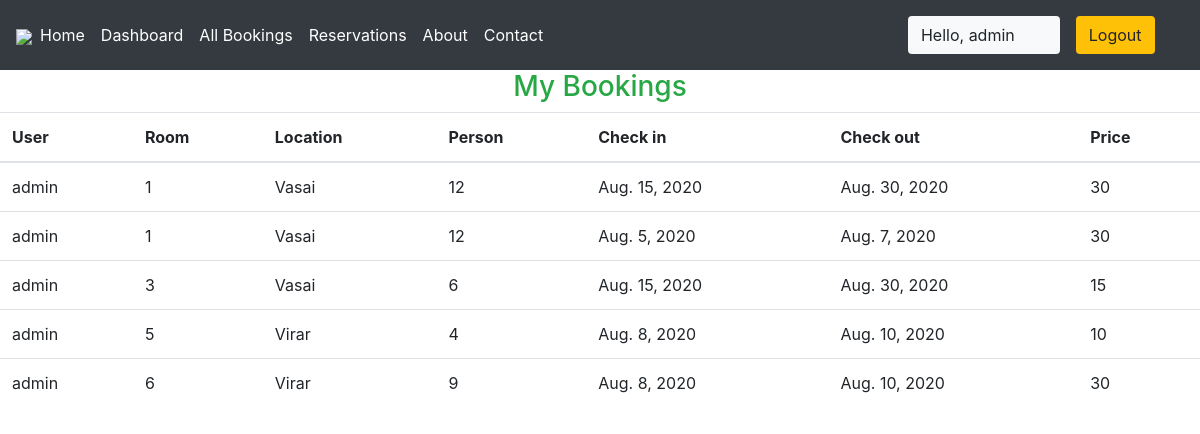
/user/bookings (signed in), run on the app's committed database.
### krishna/models.py (models this page shows, shortened)
class Reservation(models.Model):
    check_in = models.DateField(auto_now =False)
    check_out = models.DateField()
    room = models.ForeignKey(Rooms, on_delete = models.CASCADE)
    guest = models.ForeignKey(User, on_delete= models.CASCADE)
    booking_id = models.CharField(max_length=100,default="null")

class Rooms(models.Model):
    ROOM_STATUS = (
    ("1", "available"),
    ("2", "not available"),
    )
    ROOM_TYPE = (
    ("1", "Large Table"),
    ("2", "Medium Table"),
    ("3","Couple Tables"),
    )
    room_type = models.CharField(max_length=50,choices = ROOM_TYPE)
    capacity = models.IntegerField()
    price = models.IntegerField()
    size = models.IntegerField()
    hotel = models.ForeignKey(Hotels, on_delete = models.CASCADE)
    status = models.CharField(choices =ROOM_STATUS,max_length = 15)
    roomnumber = models.IntegerField()

class Hotels(models.Model):
    name = models.CharField(max_length=30,default="krishna")
    owner = models.CharField(max_length=20)
    location = models.CharField(max_length=50)
    state = models.CharField(max_length=50,default="maharashtra")
    country = models.CharField(max_length=50,default="india")

### krishna/views.py (the view)
# urls.py: path('user/bookings', views.user_bookings,name="dashboard"),
@login_required(login_url='/user')
def user_bookings(request):
    if request.user.is_authenticated == False:
        return redirect('userloginpage')
    user = User.objects.all().get(id=request.user.id)
    print(f"request user id ={request.user.id}")
    bookings = Reservation.objects.all().filter(guest=user)
    if not bookings:
        messages.warning(request,"No Bookings Found")
    return HttpResponse(render(request,'user/mybookings.html',{'bookings':bookings}))

### templates/user/mybookings.html
{% extends 'basic.html' %} {% block title %}Dashboard {% endblock title %} {% block body %}
{% load app_tags %}
<h3 class="text-center  text-success">My Bookings </h3>
<table class="table">
    <thead>
        <th>User</th>
        <th>Room</th>
        <th>Location</th>
        <th>Person</th>
        <th>Check in</th>
        <th>Check out</th>
        <th>Price</th>
    </thead>
    {% for each_booking in bookings %}
    <tr>
        <td>{{each_booking.guest.username}}</td>
        <td>{{each_booking.room.roomnumber}}</td>
        <td>{{each_booking.room.hotel.location}}</td>
        <td>{{each_booking.room.capacity}}</td>
        <td>{{each_booking.check_in}}</td>
        <td>{{each_booking.check_out}}</td>
        <td>{{each_booking.room.price}}</td>
    </tr>
    {% endfor %}
</table>
{% endblock body %}

### templates/basic.html (shortened to what this page needs)
{% load static %}
<!DOCTYPE html>
<!DOCTYPE html>
<html lang="en">
<head>
    <link rel="stylesheet" href="https://use.fontawesome.com/releases/v5.7.0/css/all.css">
    <link rel="stylesheet" href="{% static 'bootstrap\bootstrap.css' %}">
    <link rel="stylesheet" href="https://maxcdn.bootstrapcdn.com/bootstrap/4.5.0/css/bootstrap.min.css" >
</head>
<body style="dbackground-image: url('https://source.unsplash.com/random');height: 100%;">
    <div class="container-fluid px-0">
        <nav class="navbar navbar-expand-lg navbar-dark bg-dark">
            <a href="{% url 'homepage' %} "><img src="{% static 'images/kisspng-catering-food-computer-icons-logo-event-management-catering-.png' %}" style="max-width: 200px;"></a>
            <div class="collapse navbar-collapse " id="navbarSupportedContent">
                <ul class="navbar-nav mr-auto ">
                    <li class="nav-item active">
                        <a class="nav-link text-bold " href="/home"> Home</a>
                    </li>
                    {% if user.is_staff %}
                    <li class="nav-item active">
                        <a class="nav-link text-bold" href="/staff/panel">Dashboard </a>
                    </li>
                    {% endif %}
                    {% if user.is_staff %}
                    <li class="nav-item active">
                            <a class="nav-link text-bold" href="/staff/allbookings">All Bookings </a>
                        </li>
                    {% endif %}
                    {% if user %}
                    <li class="nav-item active">
                        <a class="nav-link text-bold" href="/GuestReserve">Reservations</a>
                    </li>
                    {% endif %}
                    <li class="nav-item active">
                        <a class="nav-link text-bold" href="/about">About</a>
                    </li>
                    <li class="nav-item active">
                        <a class="nav-link text-bold" href="/contact">Contact </a>
                    </li>
                </ul>
                {% if user.is_authenticated %}
                      <button class="btn btn-group bg-light" data-toggle="modal" data-target="#forlogin">
                       Hello, {{request.user}}
                       <a href="/logout" class="nav-link">
                    <button class="btn btn-group bg-warning" data-toggle="modal" data-target="#forlogin">
                        Logout
                    </button></a>&nbsp; &nbsp;
                    </button>
                {% endif %}
            </div>
        </nav>
    </div>
    {% block body %}
    {% endblock body %}
</body>
</html>

### templates/basic.html (style rules this page uses)
a { text-decoration: none; }

### data on the page
Reservation: guest.username "admin", room.roomnumber "1", room.hotel.location "Vasai", room.capacity "12", check_in "Aug. 15, 2020", check_out "Aug. 30, 2020", room.price "30"
Reservation: guest.username "admin", room.roomnumber "1", room.hotel.location "Vasai", room.capacity "12", check_in "Aug. 5, 2020", check_out "Aug. 7, 2020", room.price "30"
Reservation: guest.username "admin", room.roomnumber "3", room.hotel.location "Vasai", room.capacity "6", check_in "Aug. 15, 2020", check_out "Aug. 30, 2020", room.price "15"
Reservation: guest.username "admin", room.roomnumber "5", room.hotel.location "Virar", room.capacity "4", check_in "Aug. 8, 2020", check_out "Aug. 10, 2020", room.price "10"
Reservation: guest.username "admin", room.roomnumber "6", room.hotel.location "Virar", room.capacity "9", check_in "Aug. 8, 2020", check_out "Aug. 10, 2020", room.price "30"

### other printed values
{{ request.user }} "admin"
